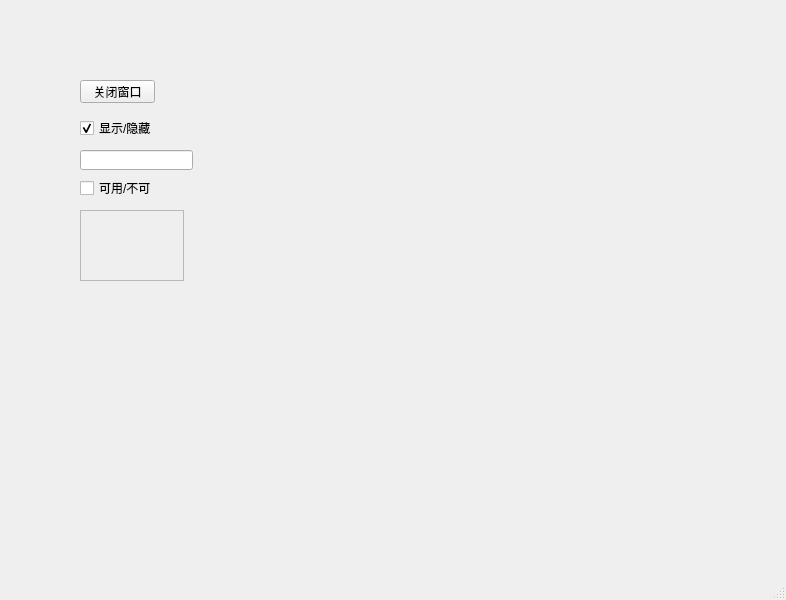
<?xml version="1.0" encoding="UTF-8"?>
<ui version="4.0">
 <class>MainWindow</class>
 <widget class="QMainWindow" name="MainWindow">
  <property name="geometry">
   <rect>
    <x>0</x>
    <y>0</y>
    <width>786</width>
    <height>600</height>
   </rect>
  </property>
  <property name="windowTitle">
   <string>MainWindow</string>
  </property>
  <widget class="QWidget" name="centralwidget">
   <widget class="QPushButton" name="pushButton">
    <property name="geometry">
     <rect>
      <x>80</x>
      <y>80</y>
      <width>75</width>
      <height>23</height>
     </rect>
    </property>
    <property name="text">
     <string>关闭窗口</string>
    </property>
   </widget>
   <widget class="QCheckBox" name="checkBox">
    <property name="geometry">
     <rect>
      <x>80</x>
      <y>120</y>
      <width>71</width>
      <height>16</height>
     </rect>
    </property>
    <property name="text">
     <string>显示/隐藏</string>
    </property>
    <property name="checked">
     <bool>true</bool>
    </property>
   </widget>
   <widget class="QCheckBox" name="checkBox_2">
    <property name="geometry">
     <rect>
      <x>80</x>
      <y>180</y>
      <width>71</width>
      <height>16</height>
     </rect>
    </property>
    <property name="text">
     <string>可用/不可用</string>
    </property>
   </widget>
   <widget class="QLineEdit" name="lineEdit">
    <property name="geometry">
     <rect>
      <x>80</x>
      <y>150</y>
      <width>113</width>
      <height>20</height>
     </rect>
    </property>
   </widget>
   <widget class="QTextEdit" name="textEdit">
    <property name="enabled">
     <bool>false</bool>
    </property>
    <property name="geometry">
     <rect>
      <x>80</x>
      <y>210</y>
      <width>104</width>
      <height>71</height>
     </rect>
    </property>
   </widget>
  </widget>
  <widget class="QMenuBar" name="menubar">
   <property name="geometry">
    <rect>
     <x>0</x>
     <y>0</y>
     <width>786</width>
     <height>23</height>
    </rect>
   </property>
  </widget>
  <widget class="QStatusBar" name="statusbar"/>
 </widget>
 <resources/>
 <connections>
  <connection>
   <sender>pushButton</sender>
   <signal>clicked()</signal>
   <receiver>MainWindow</receiver>
   <slot>close()</slot>
   <hints>
    <hint type="sourcelabel">
     <x>108</x>
     <y>125</y>
    </hint>
    <hint type="destinationlabel">
     <x>160</x>
     <y>138</y>
    </hint>
   </hints>
  </connection>
  <connection>
   <sender>checkBox</sender>
   <signal>toggled(bool)</signal>
   <receiver>lineEdit</receiver>
   <slot>setVisible(bool)</slot>
   <hints>
    <hint type="sourcelabel">
     <x>123</x>
     <y>146</y>
    </hint>
    <hint type="destinationlabel">
     <x>131</x>
     <y>182</y>
    </hint>
   </hints>
  </connection>
  <connection>
   <sender>checkBox_2</sender>
   <signal>toggled(bool)</signal>
   <receiver>textEdit</receiver>
   <slot>setEnabled(bool)</slot>
   <hints>
    <hint type="sourcelabel">
     <x>116</x>
     <y>216</y>
    </hint>
    <hint type="destinationlabel">
     <x>116</x>
     <y>250</y>
    </hint>
   </hints>
  </connection>
 </connections>
</ui>
